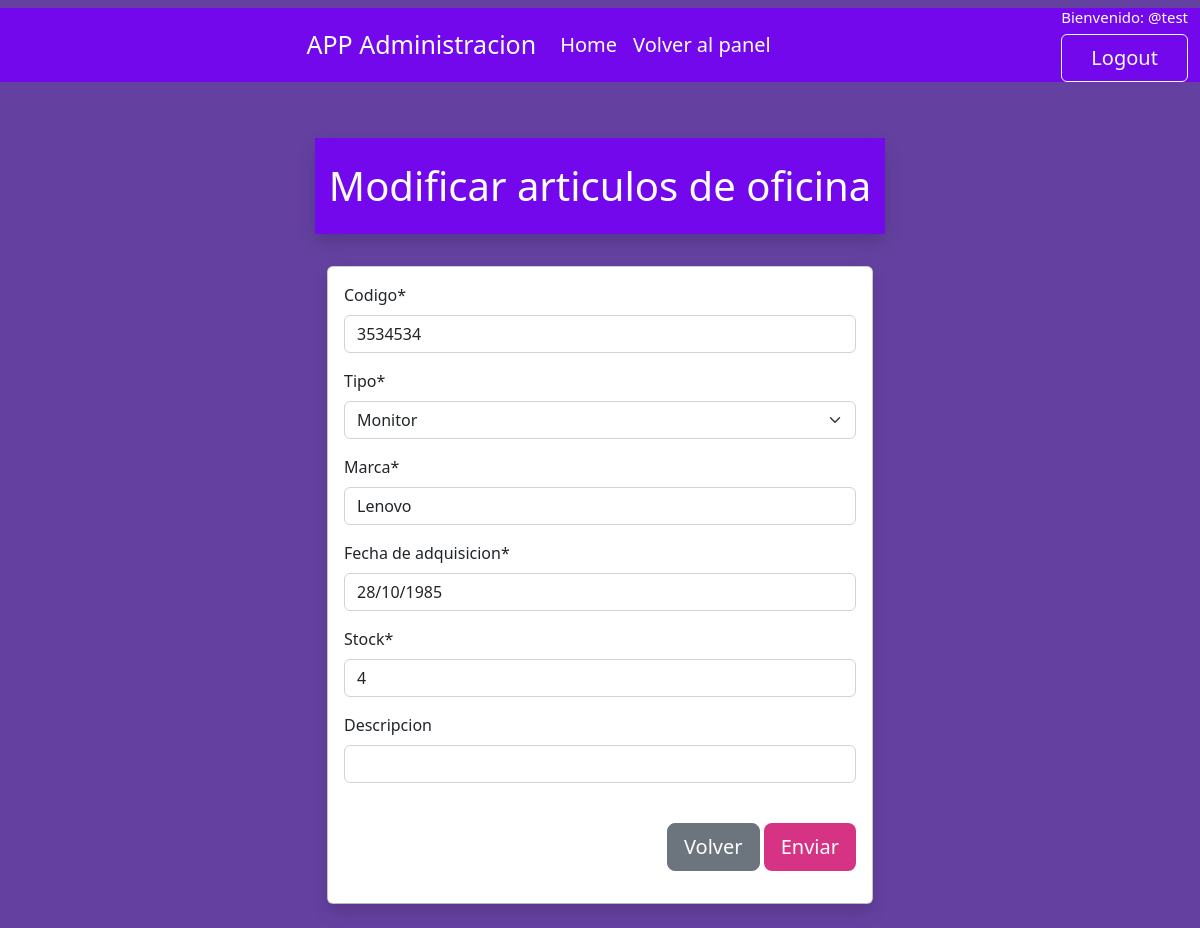
The app's page /modificar_art_computacionales/3/ (signed in) with its own data.
### adminAPP/models.py (models this page shows, shortened)
class InsumoComputacion(models.Model):
    Codigo = models.IntegerField(max_length=50, unique=True)
    Tipo = models.CharField(max_length=100, choices=tipo_computacion)
    Marca = models.CharField(max_length=100)
    Fecha_de_adquisicion = models.DateField(max_length=100)
    Stock = models.IntegerField(max_length=50)
    Descripcion = models.CharField(max_length=150, blank=True, null=True)

### adminAPP/views.py (the view)
# urls.py: path('modificar_art_computacionales/<id>/', modificar_art_computacionales, name='modificar_art_computacionales'),
@login_required
@permission_required('adminAPP.change_insumo_computacionales')
def modificar_art_computacionales(request, id):
    insumos_computacion = get_object_or_404(InsumoComputacion, id=id)
    data = {
        'form':InsumosComputacionalesForm(instance=insumos_computacion)
    }
    if request.method == 'POST':
        formulario = InsumosComputacionalesForm(data=request.POST, instance=insumos_computacion)
        if formulario.is_valid():
            formulario.save()
            return redirect(to="listar_art_computacionales")
        data["form"] = formulario
    return render(request, './art_computacionales/modificar.html', data)

### adminAPP/forms.py
class InsumosComputacionalesForm(forms.ModelForm):
    class Meta:
        model = InsumoComputacion
        fields = '__all__'

### adminAPP/templates/art_computacionales/modificar.html (shortened to what this page needs)
{% include 'Home/../base2.html' %}
{% load crispy_forms_tags %}
<div class="container py-4">
        <div class="row justify-content-center py-4">
            <h5 class="row col-sm-12 col-md-6 col-md-5 justify-content-center display-6 py-md-4 shadow" style="color: white; background-color: #7308EC; border-radius: 0px">Modificar articulos de oficina</h5>
        </div>
        <div class="row">
            <div class="col-12 col-md-6 offset-md-3">
                <div class="card">
                    <div class="card-body shadow">
                        <form action="" method="post" autocomplete="on"">
                            {{ form | crispy }}
                            <br>
                            <div class="d-flex justify-content-end">
                                <button class="btn btn-lg btn-secondary" type="submit" id="btnenviar">Volver</button>
                                <button class="btn btn-lg" type="submit" id="btnenviar" style="background-color: #d63384; color: white">Enviar</button>
                            </div>
                        </form>
                    </div>
                </div>
            </div>
        </div>
    </div>

### adminAPP/templates/base2.html (shortened to what this page needs)
{% load static %}
{% load  cloudinary %}
<link href="https://cdn.jsdelivr.net/npm/bootstrap@5.2.0-beta1/dist/css/bootstrap.min.css" rel="stylesheet">
<link rel="stylesheet" href="https://cdnjs.cloudflare.com/ajax/libs/font-awesome/6.1.1/css/all.min.css">
</head>
<body>
<nav class="navbar navbar-expand-lg">
  <div class="container-fluid">
    <a class="navbar-brand" href="#" style="font-size: 25px">APP Administracion</a>
    <div class="collapse navbar-collapse" id="navbarTogglerDemo02">
      <ul class="navbar-nav me-auto mb-2 mb-lg-0">
        <li class="nav-item">
          <a class="nav-link active" aria-current="page" href="{% url 'home' %}" style="color: white; font-size: 20px">Home</a>
        </li>
        <li class="nav-item">
          <a class="nav-link active" aria-current="page" href="{% url 'panel' %}" style="color: white; font-size: 20px">Volver al panel</a>
        </li>
      </ul>
    <div class="row">
        <ul class="navbar-nav me-auto mb-2 mb-lg-0">
              {% if user.is_authenticated %}
                  <li>
                      <h5 style="color: white; font-size: 15px">Bienvenido: @{{ user.username }}</h5>
                      <a class="nav-link active btn btn-toolbar" aria-current="page" href="{% url 'login' %}" style="font-size: 20px; color: aliceblue">Logout</a>
                  </li>
              {% endif %}
        </ul>
    </div>
</nav>
</body>
</html>

### adminAPP/templates/base2.html (style rules this page uses)
body { background-color: #6441A0; }
.container-fluid { background-color: #7308EC; }
.navbar-brand { color: white; }

### adminAPP/templates/art_computacionales/modificar.html (style rules this page uses)
body { background-color: #6441A0; }

### records on screen
InsumoComputacion: Codigo "3534534", Tipo "Monitor", Marca "Lenovo", Fecha_de_adquisicion "28/10/1985", Stock "4"

### other values on screen
{{ user.username }} "test"
